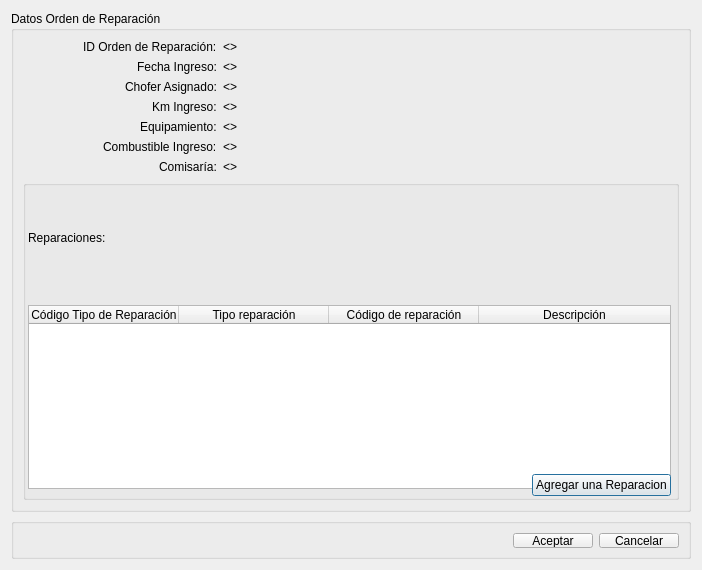
<?xml version="1.0" encoding="UTF-8"?>
<ui version="4.0">
 <class>DialogRegistrarReparaciones</class>
 <widget class="QDialog" name="DialogRegistrarReparaciones">
  <property name="geometry">
   <rect>
    <x>0</x>
    <y>0</y>
    <width>702</width>
    <height>570</height>
   </rect>
  </property>
  <property name="minimumSize">
   <size>
    <width>702</width>
    <height>570</height>
   </size>
  </property>
  <property name="windowTitle">
   <string>Registrar Reparaciones de Vehiculo</string>
  </property>
  <property name="windowIcon">
   <iconset resource="../recursos.qrc">
    <normaloff>:/recursos/iconos/car/reparaciones_car-icon.png</normaloff>:/recursos/iconos/car/reparaciones_car-icon.png</iconset>
  </property>
  <layout class="QVBoxLayout" name="verticalLayout">
   <item>
    <widget class="QGroupBox" name="groupBox">
     <property name="title">
      <string>Datos Orden de Reparación  </string>
     </property>
     <layout class="QVBoxLayout" name="verticalLayout_3">
      <item>
       <layout class="QFormLayout" name="formLayout">
        <property name="sizeConstraint">
         <enum>QLayout::SetDefaultConstraint</enum>
        </property>
        <property name="fieldGrowthPolicy">
         <enum>QFormLayout::AllNonFixedFieldsGrow</enum>
        </property>
        <property name="labelAlignment">
         <set>Qt::AlignRight|Qt::AlignTrailing|Qt::AlignVCenter</set>
        </property>
        <property name="leftMargin">
         <number>60</number>
        </property>
        <item row="0" column="0">
         <widget class="QLabel" name="label">
          <property name="text">
           <string>ID Orden de Reparación:</string>
          </property>
         </widget>
        </item>
        <item row="1" column="0">
         <widget class="QLabel" name="label_2">
          <property name="text">
           <string>Fecha Ingreso:</string>
          </property>
         </widget>
        </item>
        <item row="0" column="1">
         <widget class="QLabel" name="labelIdOrden">
          <property name="text">
           <string>&lt;&lt;Id Orden&gt;&gt;</string>
          </property>
         </widget>
        </item>
        <item row="1" column="1">
         <widget class="QLabel" name="labelFechaOrden">
          <property name="text">
           <string>&lt;&lt;Fecha Orden&gt;&gt;</string>
          </property>
         </widget>
        </item>
        <item row="2" column="0">
         <widget class="QLabel" name="label_6">
          <property name="text">
           <string>Chofer Asignado:</string>
          </property>
         </widget>
        </item>
        <item row="2" column="1">
         <widget class="QLabel" name="labelChoferAsignado">
          <property name="text">
           <string>&lt;&lt;Chofer&gt;&gt;</string>
          </property>
         </widget>
        </item>
        <item row="3" column="0">
         <widget class="QLabel" name="label_8">
          <property name="text">
           <string>Km Ingreso:</string>
          </property>
         </widget>
        </item>
        <item row="3" column="1">
         <widget class="QLabel" name="labelKilometraje">
          <property name="text">
           <string>&lt;&lt;Kilometraje&gt;&gt;</string>
          </property>
         </widget>
        </item>
        <item row="4" column="0">
         <widget class="QLabel" name="label_10">
          <property name="text">
           <string>Equipamiento:</string>
          </property>
         </widget>
        </item>
        <item row="5" column="0">
         <widget class="QLabel" name="label_11">
          <property name="text">
           <string>Combustible Ingreso:</string>
          </property>
         </widget>
        </item>
        <item row="6" column="0">
         <widget class="QLabel" name="label_12">
          <property name="text">
           <string>Comisaría:</string>
          </property>
         </widget>
        </item>
        <item row="4" column="1">
         <widget class="QLabel" name="labelEquipamiento">
          <property name="text">
           <string>&lt;&lt;Equipamiento&gt;&gt;</string>
          </property>
         </widget>
        </item>
        <item row="5" column="1">
         <widget class="QLabel" name="labelCombustible">
          <property name="text">
           <string>&lt;&lt;Combustible&gt;&gt;</string>
          </property>
         </widget>
        </item>
        <item row="6" column="1">
         <widget class="QLabel" name="labelComisaria">
          <property name="text">
           <string>&lt;&lt;Comisaria&gt;&gt;</string>
          </property>
         </widget>
        </item>
       </layout>
      </item>
      <item>
       <widget class="QGroupBox" name="verticalGroupBox">
        <property name="alignment">
         <set>Qt::AlignJustify|Qt::AlignTop</set>
        </property>
        <property name="flat">
         <bool>false</bool>
        </property>
        <layout class="QVBoxLayout" name="verticalLayout_2">
         <property name="spacing">
          <number>2</number>
         </property>
         <property name="sizeConstraint">
          <enum>QLayout::SetMinAndMaxSize</enum>
         </property>
         <property name="leftMargin">
          <number>2</number>
         </property>
         <property name="topMargin">
          <number>3</number>
         </property>
         <property name="rightMargin">
          <number>5</number>
         </property>
         <property name="bottomMargin">
          <number>1</number>
         </property>
         <item>
          <widget class="QLabel" name="label_3">
           <property name="text">
            <string>Reparaciones:</string>
           </property>
          </widget>
         </item>
         <item>
          <widget class="QTableWidget" name="tableWidgetReparaciones">
           <property name="sizePolicy">
            <sizepolicy hsizetype="Minimum" vsizetype="Expanding">
             <horstretch>0</horstretch>
             <verstretch>0</verstretch>
            </sizepolicy>
           </property>
           <property name="minimumSize">
            <size>
             <width>0</width>
             <height>184</height>
            </size>
           </property>
           <property name="maximumSize">
            <size>
             <width>16777215</width>
             <height>150</height>
            </size>
           </property>
           <attribute name="horizontalHeaderVisible">
            <bool>true</bool>
           </attribute>
           <attribute name="horizontalHeaderCascadingSectionResizes">
            <bool>true</bool>
           </attribute>
           <attribute name="horizontalHeaderDefaultSectionSize">
            <number>150</number>
           </attribute>
           <attribute name="horizontalHeaderHighlightSections">
            <bool>false</bool>
           </attribute>
           <attribute name="horizontalHeaderShowSortIndicator" stdset="0">
            <bool>false</bool>
           </attribute>
           <attribute name="horizontalHeaderStretchLastSection">
            <bool>true</bool>
           </attribute>
           <attribute name="verticalHeaderVisible">
            <bool>true</bool>
           </attribute>
           <attribute name="verticalHeaderCascadingSectionResizes">
            <bool>false</bool>
           </attribute>
           <attribute name="verticalHeaderStretchLastSection">
            <bool>false</bool>
           </attribute>
           <column>
            <property name="text">
             <string>Código Tipo de Reparación</string>
            </property>
           </column>
           <column>
            <property name="text">
             <string>Tipo reparación</string>
            </property>
           </column>
           <column>
            <property name="text">
             <string>Código de reparación</string>
            </property>
           </column>
           <column>
            <property name="text">
             <string>Descripción</string>
            </property>
           </column>
          </widget>
         </item>
         <item>
          <layout class="QHBoxLayout" name="horizontalLayout_2">
           <item>
            <spacer name="horizontalSpacer_2">
             <property name="orientation">
              <enum>Qt::Horizontal</enum>
             </property>
             <property name="sizeHint" stdset="0">
              <size>
               <width>40</width>
               <height>20</height>
              </size>
             </property>
            </spacer>
           </item>
           <item>
            <widget class="QPushButton" name="pushButtonAgregarReparacion">
             <property name="minimumSize">
              <size>
               <width>100</width>
               <height>0</height>
              </size>
             </property>
             <property name="maximumSize">
              <size>
               <width>170</width>
               <height>16777215</height>
              </size>
             </property>
             <property name="layoutDirection">
              <enum>Qt::LeftToRight</enum>
             </property>
             <property name="text">
              <string>Agregar una Reparacion</string>
             </property>
            </widget>
           </item>
          </layout>
         </item>
        </layout>
       </widget>
      </item>
     </layout>
    </widget>
   </item>
   <item>
    <widget class="QGroupBox" name="groupBoxButtonBox">
     <property name="minimumSize">
      <size>
       <width>271</width>
       <height>41</height>
      </size>
     </property>
     <property name="maximumSize">
      <size>
       <width>16777215</width>
       <height>41</height>
      </size>
     </property>
     <property name="title">
      <string/>
     </property>
     <layout class="QGridLayout" name="gridLayout_7">
      <property name="leftMargin">
       <number>9</number>
      </property>
      <property name="topMargin">
       <number>9</number>
      </property>
      <property name="rightMargin">
       <number>9</number>
      </property>
      <property name="bottomMargin">
       <number>8</number>
      </property>
      <item row="0" column="1">
       <widget class="QPushButton" name="pushButtonAceptar">
        <property name="text">
         <string>Aceptar</string>
        </property>
       </widget>
      </item>
      <item row="0" column="2">
       <widget class="QPushButton" name="pushButtonCancelar">
        <property name="text">
         <string>Cancelar</string>
        </property>
       </widget>
      </item>
      <item row="0" column="0">
       <spacer name="horizontalSpacer_7">
        <property name="orientation">
         <enum>Qt::Horizontal</enum>
        </property>
        <property name="sizeHint" stdset="0">
         <size>
          <width>40</width>
          <height>20</height>
         </size>
        </property>
       </spacer>
      </item>
     </layout>
    </widget>
   </item>
  </layout>
 </widget>
 <resources>
  <include location="../recursos.qrc"/>
 </resources>
 <connections/>
</ui>
